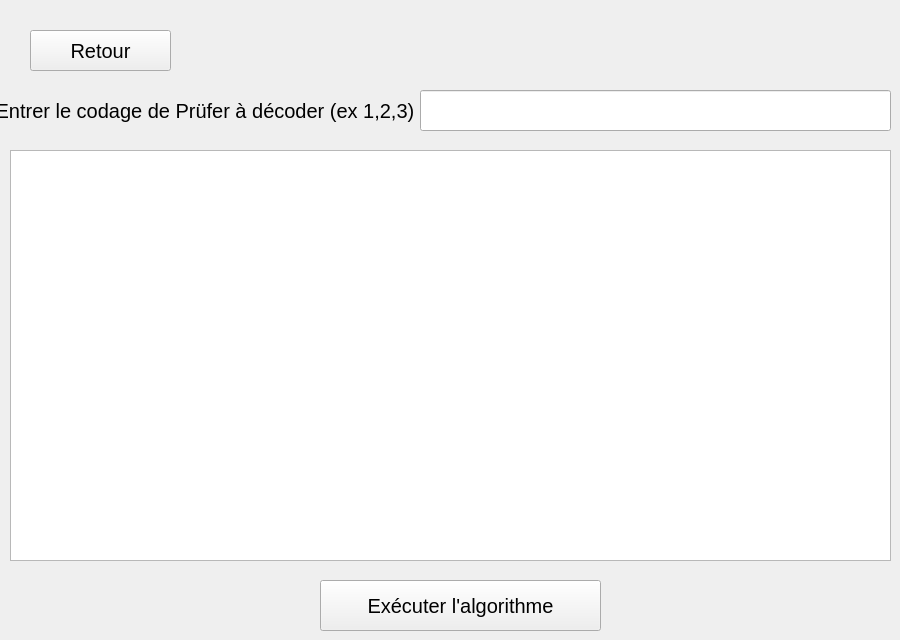
    <widget class="QWidget" name="pageDecodagePruferTableau">
     <widget class="QPushButton" name="btnExecDecodagePruferTableau">
      <property name="geometry">
       <rect>
        <x>320</x>
        <y>580</y>
        <width>281</width>
        <height>51</height>
       </rect>
      </property>
      <property name="font">
       <font>
        <pointsize>15</pointsize>
        <bold>false</bold>
       </font>
      </property>
      <property name="tabletTracking">
       <bool>false</bool>
      </property>
      <property name="text">
       <string>Exécuter l'algorithme</string>
      </property>
     </widget>
     <widget class="QLabel" name="labelDecodagePruferTableau">
      <property name="geometry">
       <rect>
        <x>0</x>
        <y>80</y>
        <width>421</width>
        <height>61</height>
       </rect>
      </property>
      <property name="font">
       <font>
        <pointsize>15</pointsize>
        <bold>false</bold>
        <strikeout>false</strikeout>
       </font>
      </property>
      <property name="text">
       <string>Entrer le codage de Prüfer à décoder (ex 1,2,3) :</string>
      </property>
      <property name="alignment">
       <set>Qt::AlignCenter</set>
      </property>
     </widget>
     <widget class="QGraphicsView" name="graphicsViewDecodageTableau">
      <property name="geometry">
       <rect>
        <x>10</x>
        <y>150</y>
        <width>881</width>
        <height>411</height>
       </rect>
      </property>
     </widget>
     <widget class="QPushButton" name="btnRetourDecodagePruferTableau">
      <property name="geometry">
       <rect>
        <x>30</x>
        <y>30</y>
        <width>141</width>
        <height>41</height>
       </rect>
      </property>
      <property name="font">
       <font>
        <pointsize>15</pointsize>
       </font>
      </property>
      <property name="text">
       <string>Retour</string>
      </property>
     </widget>
     <widget class="QLineEdit" name="editTxtDecodagePrufer">
      <property name="geometry">
       <rect>
        <x>420</x>
        <y>90</y>
        <width>471</width>
        <height>41</height>
       </rect>
      </property>
      <property name="font">
       <font>
        <pointsize>15</pointsize>
       </font>
      </property>
     </widget>
    </widget>
